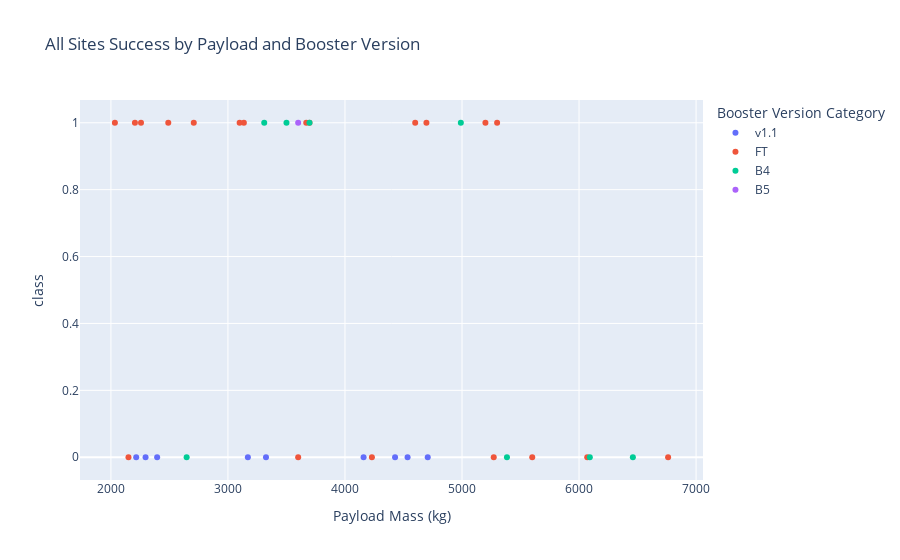

This figure's notebook cell:
### Code cell
px.scatter(filtered_df, x='Payload Mass (kg)', y='class', color="Booster Version Category", title='All Sites Success by Payload and Booster Version')

### Figure 1 — Plotly figure (JSON) as saved in the notebook; plotly's stock layout.template omitted (floating-point values rounded to 4 significant figures)
{"data": [{"hovertemplate": "Booster Version Category=v1.1<br>Payload Mass (kg)=%{x}<br>class=%{y}<extra></extra>", "legendgroup": "v1.1", "marker": {"color": "#636efa", "symbol": "circle"}, "mode": "markers", "name": "v1.1", "orientation": "v", "showlegend": true, "type": "scatter", "x": [3170, 3325, 2296, 4535, 4428, 2216, 2395, 4159, 4707], "xaxis": "x", "y": [0, 0, 0, 0, 0, 0, 0, 0, 0], "yaxis": "y"}, {"hovertemplate": "Booster Version Category=FT<br>Payload Mass (kg)=%{x}<br>class=%{y}<extra></extra>", "legendgroup": "FT", "marker": {"color": "#EF553B", "symbol": "circle"}, "mode": "markers", "name": "FT", "orientation": "v", "showlegend": true, "type": "scatter", "x": [2034, 5271, 3136, 4696, 3100, 3600, 2257, 4600, 2150, 2490, 5600, 5300, 3697.0, 6070, 2708, 3669, 6761, 5200, 2205, 4230], "xaxis": "x", "y": [1, 0, 1, 1, 1, 0, 1, 1, 0, 1, 0, 1, 1, 0, 1, 1, 0, 1, 1, 0], "yaxis": "y"}, {"hovertemplate": "Booster Version Category=B4<br>Payload Mass (kg)=%{x}<br>class=%{y}<extra></extra>", "legendgroup": "B4", "marker": {"color": "#00cc96", "symbol": "circle"}, "mode": "markers", "name": "B4", "orientation": "v", "showlegend": true, "type": "scatter", "x": [6460, 3310, 4990, 3500, 3697.0, 6092, 2647, 5384], "xaxis": "x", "y": [0, 1, 1, 1, 1, 0, 0, 0], "yaxis": "y"}, {"hovertemplate": "Booster Version Category=B5<br>Payload Mass (kg)=%{x}<br>class=%{y}<extra></extra>", "legendgroup": "B5", "marker": {"color": "#ab63fa", "symbol": "circle"}, "mode": "markers", "name": "B5", "orientation": "v", "showlegend": true, "type": "scatter", "x": [3600], "xaxis": "x", "y": [1], "yaxis": "y"}], "layout": {"legend": {"title": {"text": "Booster Version Category"}, "tracegroupgap": 0}, "title": {"text": "All Sites Success by Payload and Booster Version"}, "xaxis": {"anchor": "y", "domain": [0, 1], "title": {"text": "Payload Mass (kg)"}}, "yaxis": {"anchor": "x", "domain": [0, 1], "title": {"text": "class"}}}}
